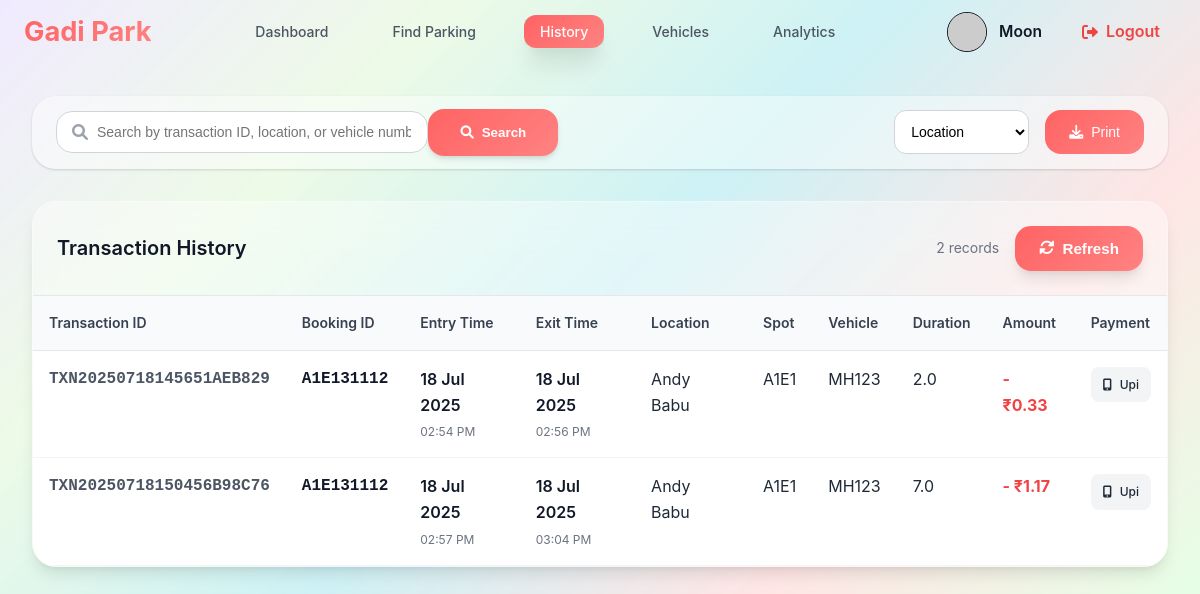
/history (signed in), run on an earlier commit of the app's database.
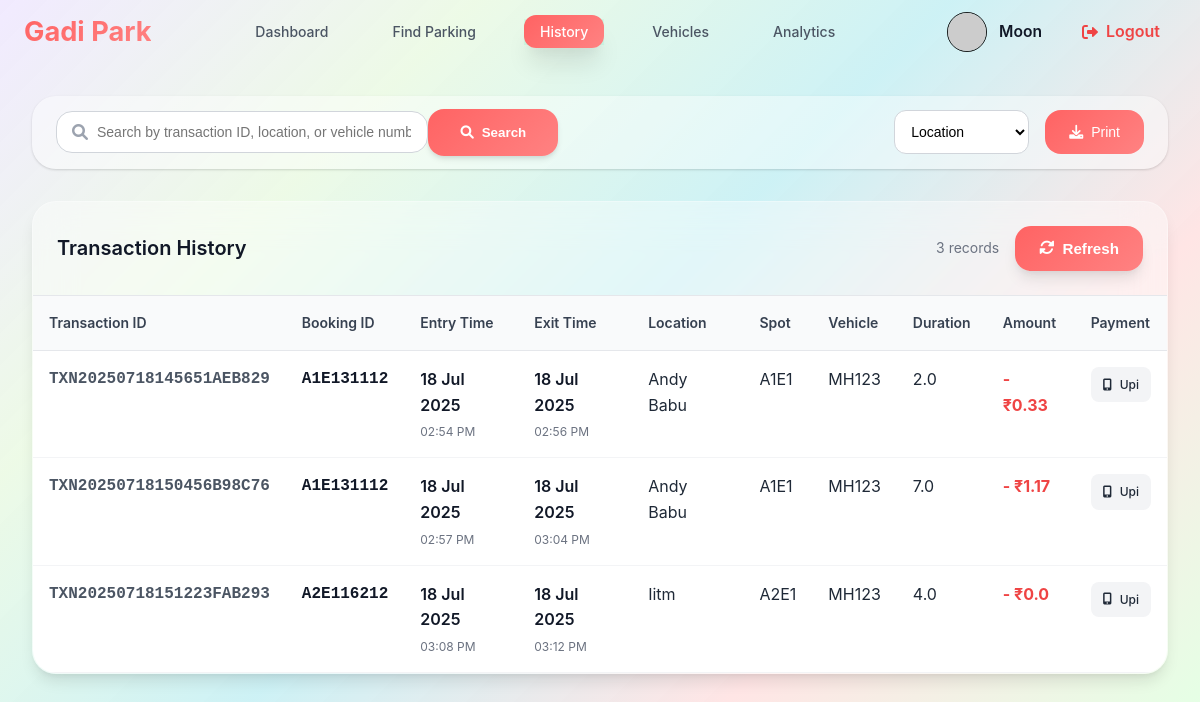
And on a later commit of the database.
### models/history.py (models this page shows)
class History(db.Model):
    __tablename__='history'
    id = db.Column(db.Integer, primary_key=True)
    user_id = db.Column(db.Integer, db.ForeignKey('users.id'), nullable=False)
    vehicle_id = db.Column(db.Integer, db.ForeignKey('vehicles.id'), nullable=False)
    lot_id = db.Column(db.Integer, db.ForeignKey('parking_lots.id'), nullable=False)
    spot_id = db.Column(db.Integer, db.ForeignKey('parking_spots.id'), nullable=False)
    entry_time = db.Column(db.DateTime, nullable=False, default=datetime.utcnow)
    exit_time = db.Column(db.DateTime, nullable=True)
    booking_id = db.Column(db.String(100), nullable=False)
    transaction_id = db.Column(db.String(100), nullable=False)
    total_amount_paid = db.Column(db.Float, nullable=False)
    duration = db.Column(db.Float, nullable=True)
    payment_method = db.Column(db.String(50), nullable=True)
    is_ev_spot = db.Column(db.Boolean, nullable=False, default=False)

### models/parking_lot.py (models this page shows, shortened)
class ParkingLot(db.Model):
    __tablename__ = 'parking_lots'
    id = db.Column(db.Integer, primary_key=True)
    name= db.Column(db.String(80), unique=True, nullable=False)
    address = db.Column(db.String(200), nullable=False)
    pincode = db.Column(db.String(10), nullable=False)
    hourly_rate = db.Column(db.Float, nullable=False)
    total_spots = db.Column(db.Integer, nullable=False)
    occupied_regular_spots = db.Column(db.Integer, default=0)
    occupied_ev_spots = db.Column(db.Integer, default=0)
    ev_spots = db.Column(db.Integer, default=0)
    ev_charging_rate = db.Column(db.Float, nullable=True)
    opening_time = db.Column(db.String(10), nullable=True)
    closing_time = db.Column(db.String(10), nullable=True)
    is_24_hours = db.Column(db.Boolean, default=False)
    description = db.Column(db.String(200), nullable=True)

### models/parking_spot.py (models this page shows, shortened)
class ParkingSpot(db.Model):
    __tablename__ = 'parking_spots'
    id=db.Column(db.Integer, primary_key=True)
    lot_id=db.Column(db.Integer, db.ForeignKey('parking_lots.id'), nullable=False)
    spot_number=db.Column(db.String(50), nullable=False)
    is_ev_spot=db.Column(db.Boolean, default=False)
    status=db.Column(db.String(50), default='available')

### models/vehicle.py (models this page shows, shortened)
class Vehicle(db.Model):
    __tablename__ = 'vehicles'
    id = db.Column(db.Integer, primary_key=True)
    user_id = db.Column(db.Integer, db.ForeignKey('users.id'), nullable=False)
    type = db.Column(db.String(50), nullable=False)
    model = db.Column(db.String(50),nullable=False)
    registration_number = db.Column(db.String(20),nullable=False,unique=True)
    is_ev= db.Column(db.Boolean,default=False)

### routes/user_activity.py (the view, shortened to what this page needs)
@user_activity_bp.route('/history')
@login_required
@user_required
def history():
    user=User.query.get(session.get('user_id'))
    history=History.query.filter_by(user_id=user.id).all()
    search=request.args.get('search','').strip()
    search_filter=request.args.get('search_filters')
    if search_filter=='transaction_id':
        history=History.query.filter(History.transaction_id.ilike(f'%{search}%')).all()
    if search_filter=='booking_id':
        history=History.query.filter(History.booking_id.ilike(f'%{search}%')).all()
    vehicles=Vehicle.query.all()
    spots=ParkingSpot.query.all()
    lots=ParkingLot.query.all()
    return render_template('history.html',history=history,vehicles=vehicles,spots=spots,lots=lots,user=user)

### Templates/history.html (shortened to what the changed rows need)
{% extends "base.html" %}
{% block style %}
<link rel="stylesheet" href="{{url_for('static',filename='css/history.css')}}">
<link rel="stylesheet" href="{{url_for('static',filename='css/base.css')}}">
<link rel="stylesheet" href="https://cdnjs.cloudflare.com/ajax/libs/font-awesome/6.0.0/css/all.min.css">
{% endblock %}
{% block content %}
{% include "user_navbar.html" %}
<div class="history-container">
    <div class="history-content ">
        {% if not history %}
        <div class="empty-state ">
            <div class="empty-icon">
                <i class="fas fa-history"></i>
            </div>
            <h3>No Parking History</h3>
            <p>You haven't completed any parking sessions yet</p>
        </div>
        {% else %}
        <div class="table-container">
            <div class="table-header">
                <h3>Transaction History</h3>
                <div class="table-actions">
                    <span class="record-count">{{ history|length  }} records</span>
                    <a href="{{url_for('user_activity.history')}}">
                        <button class=" btn-style" id="refresh-btn">
                            <i class="fas fa-sync-alt"></i>
                            Refresh
                        </button>
                    </a>
                </div>
            </div>
            <table class="table">
                <thead>
                    <tr>
                        <th> Transaction ID</th>
                        <th> Booking ID</th>
                        <th> Entry Time</th>
                        <th> Exit Time</th>
                        <th> Location</th>
                        <th> Spot</th>
                        <th> Vehicle</th>
                        <th> Duration</th>
                        <th> Amount</th>
                        <th> Payment</th>
                    </tr>
                </thead>
                <tbody>
                    {% for h in history %}
                    <tr class="row">
                        <td class="transaction-id">{{ h.transaction_id }}</td>
                        <td class="booking-id">{{ h.booking_id  }}</td>
                        <td class="entry-time">
                            <div class="time-info">
                                <span class="date">{{ h.entry_time.strftime('%d %b %Y')  }}</span>
                                <span class="time">{{ h.entry_time.strftime('%I:%M %p')}}</span>
                            </div>
                        </td>
                        <td class="exit-time">
                            <div class="time-info">
                                <span class="date">{{ h.exit_time.strftime('%d %b %Y')  }}</span>
                                <span class="time">{{ h.exit_time.strftime('%I:%M %p')  }}</span>
                            </div>
                        </td>
                        <td>
                            {% for lot in lots %}
                                {% if lot.id == h.lot_id %}
                                    {{ lot.name }}
                                {% endif %}
                            {% endfor %}
                        </td>
                        <td>
                            {% for spot in spots %}
                                {% if spot.id == h.spot_id %}
                                    {{ spot.spot_number }}
                                {% endif %}
                            {% endfor %}
                        </td>
                        <td>
                            {% for vehicle in vehicles %}
                                {% if vehicle.id == h.vehicle_id %}
                                    {{ vehicle.registration_number }}
                                {% endif %}
                            {% endfor %}
                        </td>
                        <td >
                           {{ h.duration }}
                        </td>
                        <td class="amount">
                            <span class="amount-value">- ₹{{ h.total_amount_paid}}</span>
                        </td>
                        <td class="payment-method">
                            <span class="payment-badge">
                                {% if h.payment_method == 'card' %}
                                    <i class="fas fa-credit-card"></i>
                                {% elif h.payment_method == 'UPI' %}
                                    <i class="fas fa-mobile-alt"></i>
                                {% elif h.payment_method == 'wallet' %}
                                    <i class="fas fa-wallet"></i>
                                {% else %}
                                    <i class="fas fa-money-bill"></i>
                                {% endif %}
                                {{ h.payment_method.title()  }}
                            </span>
                        </td>
                    </tr>
                    {% endfor %}
                </tbody>
            </table>
        </div>
        {% endif %}
    </div>
</div>
{% endblock %}

What changed in the data, as far as the page shows it:
added History: transaction_id "TXN20250718151223FAB293", booking_id "A2E116212", entry_time "18 Jul 2025", entry_time "03:08 PM", exit_time "18 Jul 2025", exit_time "03:12 PM", duration "4.0", total_amount_paid "0.0", payment_method "Upi", Vehicle (registration_number "MH123")
now on this page (row unchanged): ParkingLot: name "Iitm", shown under "TXN20250718151223FAB293"
now on this page (row unchanged): ParkingSpot: spot_number "A2E1", shown under "TXN20250718151223FAB293"
Also different on the page:
{{ history|length }}: "2" → "3"
